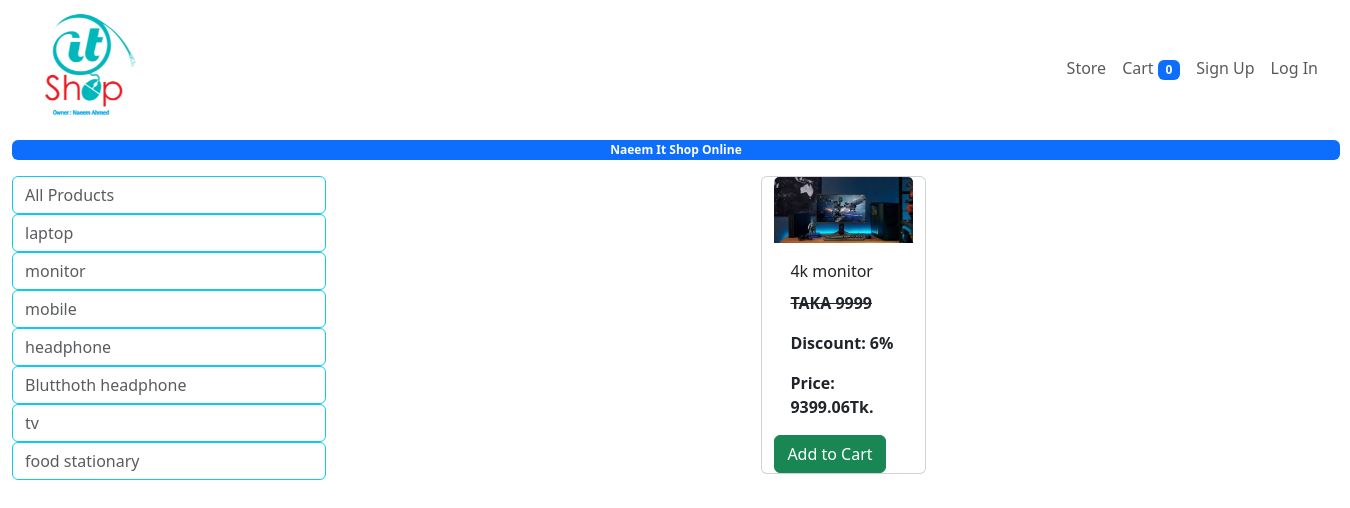
Screenshot of /store?category=3 with the database file from the repository.
### itshop/models.py (models this page shows, shortened)
class Category(models.Model):
    name=models.CharField(max_length=40)
    @staticmethod
    def get_all_categories():
        return Category.objects.all()

class Product(models.Model):
    name=models.CharField(max_length=50)
    purchage_price=models.IntegerField(default=0)
    sell_price=models.IntegerField(default=0)
    discount=models.IntegerField(default=0)
    description=models.CharField(max_length=200)
    image=models.ImageField(upload_to='uploads/products/')
    category=models.ForeignKey(Category,on_delete=models.CASCADE)
    @staticmethod
    def get_products_by_category_id(category_id):
        if category_id:
            return Product.objects.filter(category=category_id)
        else:
            return Product.objects.all()

### itshop/views.py (the view)
# urls.py: path('store',views.store , name='store'),
def store(request):
        products = None
        categories = Category.get_all_categories()
        CategoryID = request.GET.get('category')
        if CategoryID:
            products = Product.get_products_by_category_id(CategoryID)
        else:
            products = Product.get_all_products()
        data={}
        data['products']=products
        data['cat']=categories
        return render(request,'itshop/index.html',data)

### itshop/templatetags/custom_filter.py (called while the page is built)
@register.filter(name='currency')
def currency(num):
    return 'TAKA ' + str(num)

@register.filter(name='discount')
def discount(num):
    return 'Discount: ' + str(num) + '%'

@register.filter(name='price')
def price(num, num1):
    pr=num1- (num1*num/100)
    return 'Price: ' + str(pr) + 'Tk.'

### templates/itshop/index.html (shortened to what this page needs)
{% extends 'itshop/base.html' %} {% load custom_filter %} {% load cart %} {% block content %}
<div class="badge bg-primary text-center" style="width: 83rem">
  Naeem It Shop Online
</div>
<div class="container-fluit mt-3">
  <div class="row">
    <div class="col-lg-3">
      <div class="list-group">
        <a href="/" class="list-group-item-action btn btn-outline-info"
          >All Products</a
        >
        {% for category in cat %}
        <a
          href="/?category={{category.id}}"
          class="list-group-item-action btn btn-outline-info"
          >{{category.name}}</a
        >
        {% endfor %}
      </div>
    </div>
    <div class="col-md-9" mx-auto>
      <div class="row mx-auto">
        {% for product in products %}
        <div class="card mx-auto mb-3 col-lg-2" id="{{product.id}}">
          <img class="card-img-top" src="{{product.image.url}}" />
          <div class="card-body">
            <p class="card-title">{{product.name}}</p>
            <p class="card-text">
              <b> <s> {{product.sell_price|currency}} </s> </b>
            </p>
            <p class="card-text"><b> {{product.discount| discount}} </b></p>
            <p class="card-text">
              <b> {{product.discount| price:product.sell_price}} </b>
            </p>
          </div>
          <div class="cart-footer">
            <div class="row">
              <form action="#{{product.id}}" method="post">
                <input
                  type="submit"value="Add to Cart"class="btn btn-block btn-success"
                />
              </form>
            </div>
          </div>
        </div>
        {% endfor %}
      </div>
    </div>
  </div>
</div>
{% endblock%}

### rows the page displays
Category: name "laptop"
Category: name "monitor"
Category: name "mobile"
Category: name "headphone"
Category: name "Blutthoth headphone"
Category: name "tv"
Category: name "food stationary"
Product: image (picture), name "4k monitor", sell_price "TAKA 9999", discount|discount "Discount: 6%", discount "Price: 9399.06Tk."

### other values shown
{{ request.session.cart.keys|length }} "0"
